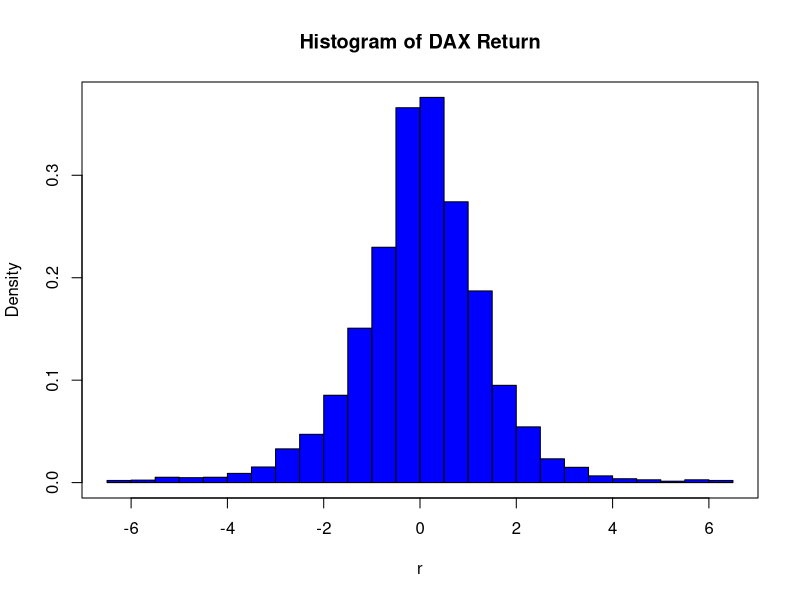

Here is the R script that generated this plot:
##### CAM115-4 yafei.xu@hu-berlin.de

# read data dax140624.csv from https://raw.githubusercontent.com/YafeiXu/CAMquantlet/master/DAX19902014.csv
# replace the path of the working directory if necessary
setwd("C:/R")
d=read.csv("dax140624.csv")
DateInput=as.Date(d[,1])
numOfDate=as.numeric(as.Date(c(DateInput)))
newDF=data.frame(d,numOfDate)
sortNewDF=newDF[order(newDF[,3]),]
newDF2=data.frame(sortNewDF,seq(1,length(newDF[,3]),length.out=length(newDF[,3])))
Pt=newDF[,2]
P1=Pt[-length(Pt)]
P2=Pt[-1]
DAXreturn=log(P1/P2)
DAXreturn=data.frame(DAXreturn,length(DAXreturn):1)
DAXreturn=DAXreturn[order(DAXreturn[,2]),]
DAXreturn=DAXreturn[,1]*100
r=DAXreturn[-which(DAXreturn>=6.5|DAXreturn<=-6.5)]
# do plot
hist(r, prob=TRUE, 12,main="Histogram of DAX Return",col="Blue",freq=F,breaks = 24) 
box()
